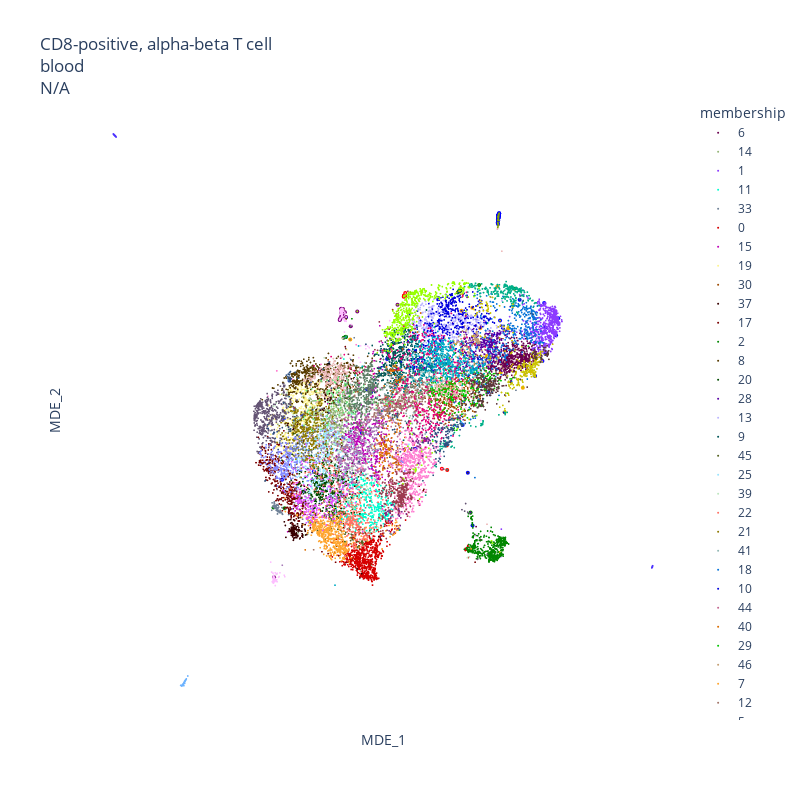

This figure's notebook cell:
### Code cell
network_ctx.plot_mde_embedding(highlight_gene_sets=highlight_gene_sets)
